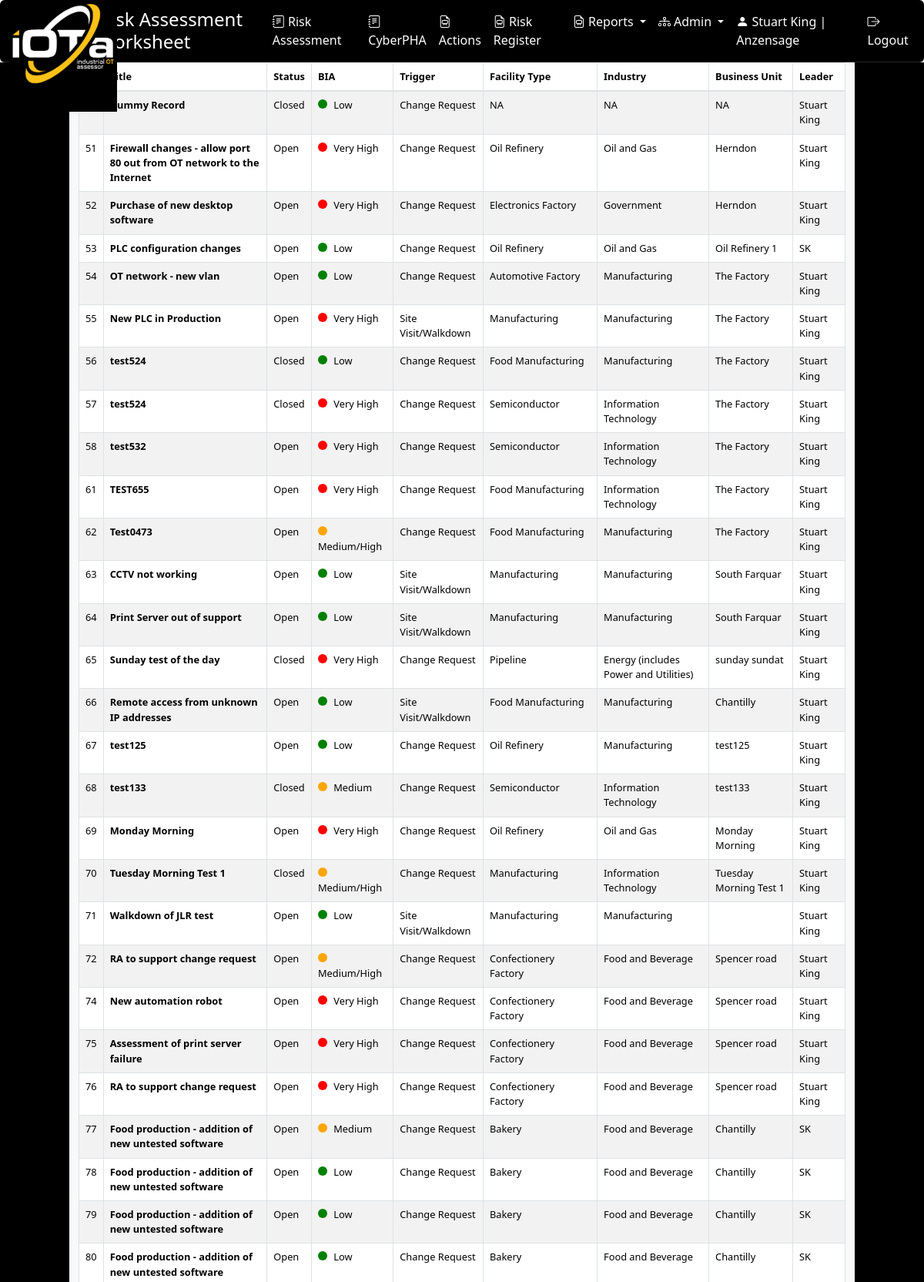
The page /OTRisk/qraw (signed in, upper part) on the database its author committed.
### accounts/models.py (models this page shows, shortened)
class UserProfile(models.Model):
    user = models.OneToOneField(User, on_delete=models.CASCADE)
    organization = models.ForeignKey(Organization, on_delete=models.CASCADE)
    must_change_password = models.BooleanField(default=True)
    class Meta:
        db_table = 'userprofile'
        managed = True

class Organization(models.Model):
    id = models.AutoField(primary_key=True)
    name = models.CharField(max_length=255)
    address = models.TextField(null=True, blank=True)
    address2 = models.TextField(null=True, blank=True)
    city = models.TextField(null=True, blank=True)
    state = models.TextField(null=True, blank=True)
    zip = models.TextField(null=True, blank=True)
    country = models.TextField(null=True, blank=True)
    subscription_type = models.ForeignKey(SubscriptionType, on_delete=models.SET_NULL, null=True, blank=True)
    subscription_status = models.BooleanField(default=False)
    subscription_start = models.DateField(null=True, blank=True)
    subscription_end = models.DateField(null=True, blank=True)
    class Meta:
        db_table = 'organization'
        managed = True

### OTRisk/models/raw.py (models this page shows)
class RAWorksheet(models.Model):
    ID = models.AutoField(primary_key=True)
    RATitle = models.CharField(max_length=255)
    RADescription = models.CharField(max_length=255)
    RADate = models.CharField(max_length=255)
    RASynopsis = models.CharField(max_length=255)
    UserID = models.IntegerField()
    STATUS_CHOICES = [
        ("Open","Open"),
        ("Closed", "Closed"),
    ]
    StatusFlag = models.CharField(max_length=5, choices=STATUS_CHOICES, default='Open')
    RATrigger = models.CharField(max_length=25)
    AssessorName = models.CharField(max_length=50)
    BusinessUnit = models.CharField(max_length=50)
    BusinessUnitType = models.CharField(max_length=50)
    EmployeeCount = models.IntegerField(null=True, default=0)
    RegulatoryOversight = models.CharField(max_length=5)
    WalkdownID = models.IntegerField()
    industry = models.CharField(max_length=30)
    cyberPHAID = models.IntegerField(default=0)
    organization = models.ForeignKey(Organization, on_delete=models.CASCADE)
    revenue = models.IntegerField()
    insurance = models.IntegerField()
    deductable = models.IntegerField()
    class Meta:
        db_table = 'tblRAWorksheet'

### OTRisk/raw_views.py (the view, shortened to what this page needs)
# urls.py: path('qraw', views.qraw, name='qraw'),
@login_required()
def qraw(request):
    org_id = get_user_organization_id(request)
    raws = RAWorksheet.objects.filter(organization_id=org_id)
    for raw in raws:
        worksheet_id = raw.ID
        business_impact_score = calculate_business_impact_score(worksheet_id)
        raw.business_impact_score = business_impact_score
    for raw in raws:
        business_impact_score = raw.business_impact_score
        bia_text = map_score_to_text(business_impact_score)
        raw.bia_text = bia_text
    facilities = FacilityType.objects.all().order_by('FacilityType')
    industries = tblIndustry.objects.all().order_by('Industry')
    threatsources = tblThreatSources.objects.all().order_by('ThreatSource')
    mitreTactics = MitreICSTactics.objects.all().order_by('tactic')
    mitreMitigations = MitreICSMitigations.objects.all().order_by('id')
    scenarios = tblScenarios.objects.all().order_by('Scenario')
    scenario_form = RAWorksheetScenarioForm()
    user_ip = request.META.get('REMOTE_ADDR', '')
    user_action = "qraw"
    write_to_audit(request.user.id, user_action, user_ip)
    return render(request, 'qraw.html',
                  {'raws': raws,
                   'facilities': facilities,
                   'industries': industries,
                   'threatsources': threatsources,
                   'mitreTactics': mitreTactics,
                   'mitreMitigations': mitreMitigations,
                   'scenarios': scenarios,
                   'scenario_form': scenario_form})

### OTRisk/dashboard_views.py (called while the page is built)
def get_user_organization_id(request):
    user_profile = UserProfile.objects.get(user=request.user)
    request.session['user_organization'] = user_profile.organization.id
    return user_profile.organization.id

### OTRisk/raw_views.py (called while the page is built)
def map_score_to_text(score):
    if score < 20:
        return 'Low'
    elif score < 40:
        return 'Low/Medium'
    elif score < 60:
        return 'Medium'
    elif score < 80:
        return 'Medium/High'
    elif score < 95:
        return 'High'
    else:
        return 'Very High'

def write_to_audit(user_id, user_action, user_ip):
    auditlog_entry = auditlog(userID=user_id, timestamp=timezone.now(), user_action=user_action, user_ipaddress=user_ip)
    auditlog_entry.save()

### OTRisk/templates/OTRisk/qraw.html (shortened to what this page needs)
{% load static %}
<!DOCTYPE html>
<html lang="">
<head>
<link rel="stylesheet" href="https://stackpath.bootstrapcdn.com/bootstrap/4.1.1/css/bootstrap.min.css">
<link rel="stylesheet" href="https://cdnjs.cloudflare.com/ajax/libs/bootstrap-select/1.13.1/css/bootstrap-select.min.css">
<link href="https://cdn.jsdelivr.net/npm/bootstrap-icons@1.7.1/font/bootstrap-icons.css" rel="stylesheet">
    <link rel="stylesheet" href="https://cdn.datatables.net/1.10.2/css/jquery.dataTables.min.css">
    <link href="https://cdn.jsdelivr.net/npm/select2@4.1.0-beta.1/dist/css/select2.min.css" rel="stylesheet" />
{% load django_bootstrap5 %}
 {% bootstrap_css %}
</head>
<body>
<nav class="navbar navbar-expand-lg navbar-scroll shadow-0 border-bottom border-dark rounded">
  <div class="container-fluid d-flex justify-content-between">
   <a class="navbar-brand" href="{% url 'OTRisk:dashboardhome' %}"><img src="/static/images/logo1-2.jpg" style="height: 140px; width: 140px" class="navbar-logo" alt="">  </a>
      <h4 class="my-auto text-center flex-grow-1"><font color="white">Quick Risk Assessment Worksheet</font></h4>
    <div class="collapse navbar-collapse" id="navbarSupportedContent">
      <ul class="navbar-nav ms-auto">
        <li class="nav-item">
          <a class="nav-link" href="{% url 'OTRisk:qraw' %}"><i class="bi bi-journal-text"></i> Risk Assessment</a>
        </li>
        <li class="nav-item">
          <a class="nav-link" href="{% url 'OTRisk:iotaphamanager' %}"><i class="bi bi-journal-text"></i> CyberPHA</a>
        </li>
          <li class="nav-item">
          <a class="nav-link" href="{% url 'OTRisk:ra_actions_view' %}" tabindex="-1" ><i class="bi-file-earmark-easel"></i> Actions</a>
        </li>
        <li class="nav-item">
          <a class="nav-link" href="{% url 'OTRisk:risk_register' %}" tabindex="-1" ><i class="bi-file-earmark-easel"></i> Risk Register</a>
        </li>
        <li class="nav-item dropdown">
            <a class="nav-link dropdown-toggle" href="#" id="navbarDropdown" role="button" data-bs-toggle="dropdown" aria-expanded="false">
                <i class="bi-file-earmark-easel"></i> Reports
              </a>
        </li>
        <li class="nav-item dropdown">
            <a class="nav-link dropdown-toggle" href="#" id="navbarDropdown" role="button" data-bs-toggle="dropdown" aria-expanded="false">
                <i class="bi bi-diagram-3"></i> Admin
              </a>
        </li>
        <li class="nav-item">
            <a class="nav-link" href="{% url 'accounts:profile' %}">
                <i class="bi bi-person-fill"></i> {{ user.first_name }} {{ user.last_name }} | {{ user.userprofile.organization.name }}
            </a>
        </li>
          <li class="nav-item">
            <a class="nav-link" href="{% url 'logout' %}">
                <i class="bi bi-box-arrow-right"></i> Logout
            </a>
        </li>
      </ul>
    </div>
  </div>
</nav>
<form name="frmRAW" id="frmRAW" method="POST" action="{% url 'OTRisk:qraw' %}">
<div class="row">
    <div class="col-md-1 bg-black"></div>
    <div class="col-md-10 bg-light">
        <table id="rawtable" class="table table-striped table-bordered small-font">
        <thead>
            <tr>
                <th>Title</th>
                <th>Status</th>
                <th>BIA</th>
                <th>Trigger</th>
                <th>Facility Type</th>
                <th>Industry</th>
                <th>Business Unit</th>
                <th>Leader</th>
            </tr>
        </thead>
        <tbody>
            {% for raws in raws %}
                <tr class="selectable-row"
                    data-revenue="{{ raws.revenue }}"
                    data-insurance="{{ raws.insurance }}"
                    data-deductable="{{ raws.deductable }}">
                    <td>{{ raws.ID }}</td>
                    <td><b>{{ raws.RATitle }}</b></td>
                    <td>{{ raws.StatusFlag }}</td>
                    <td>
                        {% if raws.bia_text == 'Low' or raws.bia_text == 'Low/Medium' %}
                            <span class="green-circle"></span>
                        {% elif raws.bia_text == 'Medium' or raws.bia_text == 'Medium/High' %}
                            <span class="orange-circle"></span>
                        {% elif raws.bia_text == 'High' or raws.bia_text == 'Very High' %}
                            <span class="red-circle"></span>
                        {% endif %}
                        {{ raws.bia_text }}
                    </td>
                    <td>{{ raws.RATrigger }}</td>
                    <td>{{ raws.BusinessUnitType }}</td>
                    <td>{{ raws.industry }}</td>
                    <td>{{ raws.BusinessUnit }}</td>
                    <td>{{ raws.AssessorName }}</td>
                </tr>
            {% endfor %}
        </tbody>
        </table>
    </div>
    <div class="col-md-1 bg-black"></div>
</div>
</form>
</body>
</html>

### OTRisk/templates/OTRisk/qraw.html (style rules this page uses)
.green-circle { display: inline-block; width: 12px; height: 12px; background-color: green; border-radius: 50%; margin-right: 5px; }
.orange-circle { display: inline-block; width: 12px; height: 12px; background-color: orange; border-radius: 50%; margin-right: 5px; }
.red-circle { display: inline-block; width: 12px; height: 12px; background-color: red; border-radius: 50%; margin-right: 5px; }
.small-font { font-size: 0.8rem; }
.navbar-scroll .nav-link, .navbar-scroll .navbar-toggler-icon, .navbar-scroll .navbar-brand { color: #ffffff; }
.navbar-scroll { background-color: #000000; text-decoration-color: #FFFFFF; }
.navbar-scrolled .nav-link, .navbar-scrolled .navbar-toggler-icon, .navbar-scroll .navbar-brand { color: #262626; }
.navbar-logo { position: absolute; top: 5px; left: 5; height: 100px; z-index: 10; }

### rows shown on the page
RAWorksheet: RATitle "Dummy Record", StatusFlag "Closed", bia_text "Low", RATrigger "Change Request", BusinessUnitType "NA", industry "NA", BusinessUnit "NA", AssessorName "Stuart King"
RAWorksheet: ID "51", RATitle "Firewall changes - allow port 80 out from OT network to the Internet", StatusFlag "Open", bia_text "Very High", RATrigger "Change Request", BusinessUnitType "Oil Refinery", industry "Oil and Gas", BusinessUnit "Herndon", AssessorName "Stuart King"
RAWorksheet: ID "52", RATitle "Purchase of new desktop software", StatusFlag "Open", bia_text "Very High", RATrigger "Change Request", BusinessUnitType "Electronics Factory", industry "Government", BusinessUnit "Herndon", AssessorName "Stuart King"
RAWorksheet: ID "53", RATitle "PLC configuration changes", StatusFlag "Open", bia_text "Low", RATrigger "Change Request", BusinessUnitType "Oil Refinery", industry "Oil and Gas", BusinessUnit "Oil Refinery 1", AssessorName "SK"
RAWorksheet: ID "54", RATitle "OT network - new vlan", StatusFlag "Open", bia_text "Low", RATrigger "Change Request", BusinessUnitType "Automotive Factory", industry "Manufacturing", BusinessUnit "The Factory", AssessorName "Stuart King"
RAWorksheet: ID "55", RATitle "New PLC in Production", StatusFlag "Open", bia_text "Very High", RATrigger "Site Visit/Walkdown", BusinessUnitType "Manufacturing", industry "Manufacturing", BusinessUnit "The Factory", AssessorName "Stuart King"
RAWorksheet: ID "56", RATitle "test524", StatusFlag "Closed", bia_text "Low", RATrigger "Change Request", BusinessUnitType "Food Manufacturing", industry "Manufacturing", BusinessUnit "The Factory", AssessorName "Stuart King"
RAWorksheet: ID "57", RATitle "test524", StatusFlag "Closed", bia_text "Very High", RATrigger "Change Request", BusinessUnitType "Semiconductor", industry "Information Technology", BusinessUnit "The Factory", AssessorName "Stuart King"
RAWorksheet: ID "58", RATitle "test532", StatusFlag "Open", bia_text "Very High", RATrigger "Change Request", BusinessUnitType "Semiconductor", industry "Information Technology", BusinessUnit "The Factory", AssessorName "Stuart King"
RAWorksheet: ID "61", RATitle "TEST655", StatusFlag "Open", bia_text "Very High", RATrigger "Change Request", BusinessUnitType "Food Manufacturing", industry "Information Technology", BusinessUnit "The Factory", AssessorName "Stuart King"
RAWorksheet: ID "62", RATitle "Test0473", StatusFlag "Open", bia_text "Medium/High", RATrigger "Change Request", BusinessUnitType "Food Manufacturing", industry "Manufacturing", BusinessUnit "The Factory", AssessorName "Stuart King"
RAWorksheet: ID "63", RATitle "CCTV not working", StatusFlag "Open", bia_text "Low", RATrigger "Site Visit/Walkdown", BusinessUnitType "Manufacturing", industry "Manufacturing", BusinessUnit "South Farquar", AssessorName "Stuart King"
RAWorksheet: ID "64", RATitle "Print Server out of support", StatusFlag "Open", bia_text "Low", RATrigger "Site Visit/Walkdown", BusinessUnitType "Manufacturing", industry "Manufacturing", BusinessUnit "South Farquar", AssessorName "Stuart King"
RAWorksheet: ID "65", RATitle "Sunday test of the day", StatusFlag "Closed", bia_text "Very High", RATrigger "Change Request", BusinessUnitType "Pipeline", industry "Energy (includes Power and Utilities)", BusinessUnit "sunday sundat", AssessorName "Stuart King"
RAWorksheet: ID "66", RATitle "Remote access from unknown IP addresses", StatusFlag "Open", bia_text "Low", RATrigger "Site Visit/Walkdown", BusinessUnitType "Food Manufacturing", industry "Manufacturing", BusinessUnit "Chantilly", AssessorName "Stuart King"
RAWorksheet: ID "67", RATitle "test125", StatusFlag "Open", bia_text "Low", RATrigger "Change Request", BusinessUnitType "Oil Refinery", industry "Manufacturing", BusinessUnit "test125", AssessorName "Stuart King"
RAWorksheet: ID "68", RATitle "test133", StatusFlag "Closed", bia_text "Medium", RATrigger "Change Request", BusinessUnitType "Semiconductor", industry "Information Technology", BusinessUnit "test133", AssessorName "Stuart King"
RAWorksheet: ID "69", RATitle "Monday Morning", StatusFlag "Open", bia_text "Very High", RATrigger "Change Request", BusinessUnitType "Oil Refinery", industry "Oil and Gas", BusinessUnit "Monday Morning", AssessorName "Stuart King"
RAWorksheet: ID "70", RATitle "Tuesday Morning Test 1", StatusFlag "Closed", bia_text "Medium/High", RATrigger "Change Request", BusinessUnitType "Manufacturing", industry "Information Technology", BusinessUnit "Tuesday Morning Test 1", AssessorName "Stuart King"
RAWorksheet: ID "71", RATitle "Walkdown of JLR test", StatusFlag "Open", bia_text "Low", RATrigger "Site Visit/Walkdown", BusinessUnitType "Manufacturing", industry "Manufacturing", AssessorName "Stuart King"
RAWorksheet: ID "72", RATitle "RA to support change request", StatusFlag "Open", bia_text "Medium/High", RATrigger "Change Request", BusinessUnitType "Confectionery Factory", industry "Food and Beverage", BusinessUnit "Spencer road", AssessorName "Stuart King"
RAWorksheet: ID "74", RATitle "New automation robot", StatusFlag "Open", bia_text "Very High", RATrigger "Change Request", BusinessUnitType "Confectionery Factory", industry "Food and Beverage", BusinessUnit "Spencer road", AssessorName "Stuart King"
RAWorksheet: ID "75", RATitle "Assessment of print server failure", StatusFlag "Open", bia_text "Very High", RATrigger "Change Request", BusinessUnitType "Confectionery Factory", industry "Food and Beverage", BusinessUnit "Spencer road", AssessorName "Stuart King"
RAWorksheet: ID "76", RATitle "RA to support change request", StatusFlag "Open", bia_text "Very High", RATrigger "Change Request", BusinessUnitType "Confectionery Factory", industry "Food and Beverage", BusinessUnit "Spencer road", AssessorName "Stuart King"
RAWorksheet: ID "77", RATitle "Food production - addition of new untested software", StatusFlag "Open", bia_text "Medium", RATrigger "Change Request", BusinessUnitType "Bakery", industry "Food and Beverage", BusinessUnit "Chantilly", AssessorName "SK"
RAWorksheet: ID "78", RATitle "Food production - addition of new untested software", StatusFlag "Open", bia_text "Low", RATrigger "Change Request", BusinessUnitType "Bakery", industry "Food and Beverage", BusinessUnit "Chantilly", AssessorName "SK"
RAWorksheet: ID "79", RATitle "Food production - addition of new untested software", StatusFlag "Open", bia_text "Low", RATrigger "Change Request", BusinessUnitType "Bakery", industry "Food and Beverage", BusinessUnit "Chantilly", AssessorName "SK"
RAWorksheet: ID "80", RATitle "Food production - addition of new untested software", StatusFlag "Open", bia_text "Low", RATrigger "Change Request", BusinessUnitType "Bakery", industry "Food and Beverage", BusinessUnit "Chantilly", AssessorName "SK"

### other values the page prints
{{ user.first_name }} "Stuart"
{{ user.last_name }} "King"
{{ user.userprofile.organization.name }} "Anzensage"
